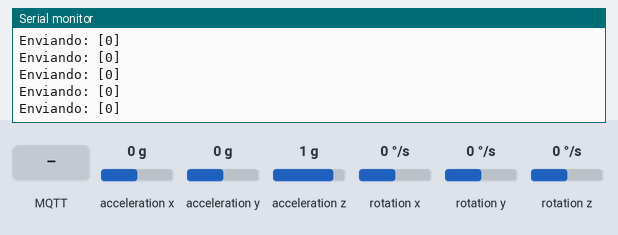
Bench run of a program on a simulated ESP32. Parts: the last lines printed to the serial monitor. Wiring (inferred from the names in the program): MPU-6050 motion sensor at I2C address 0x68. Inputs (shaded band) come from the test bench; at power-on: acceleration x 0 g, acceleration y 0 g, acceleration z 1 g, rotation x 0 °/s, rotation y 0 °/s, rotation z 0 °/s. WiFi joins after 1.5 s; servers stay silent unless stated; random numbers use the default seed unless the program sets one; no MQTT or app messages arrive unless stated.

Above: at 2.7 s.
2.8 s: MQTT message "1" arrives on the first subscribed topic
At 2.94 s:
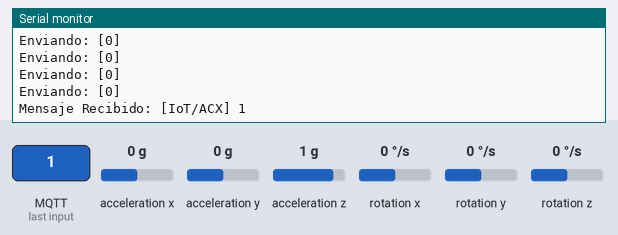
4.3 s: MQTT message "on" arrives on the first subscribed topic
5.8 s: MQTT message "off" arrives on the first subscribed topic
At 5.94 s:
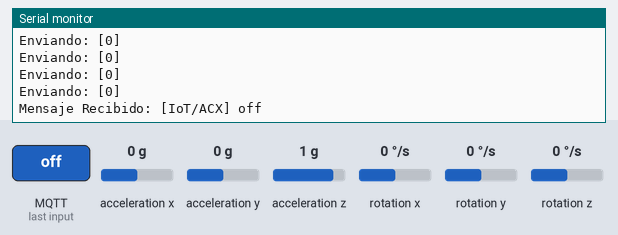
7.3 s: acceleration x set to -1.4 g
At 7.53 s:
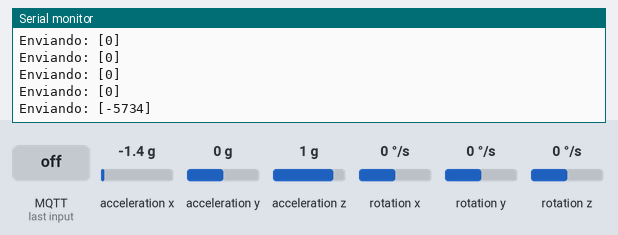
8.8 s: acceleration x set to -0.8 g
At 8.93 s:
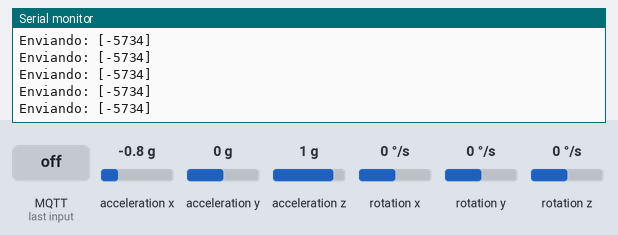
Timing chart, 0 to 11.3 s (numbered marks = the images above; inputs shaded):
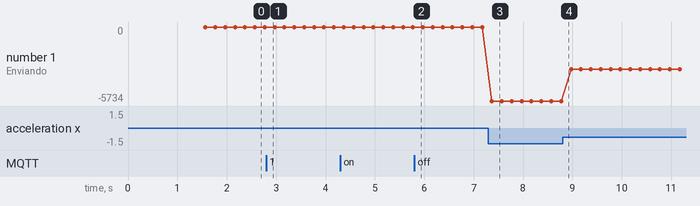

The program:

main.cpp
```cpp
#include <Arduino.h>
#include <WiFi.h>
#include <PubSubClient.h>
#include<Wire.h>

//**************************************
//*********** MQTT CONFIG **************
//**************************************
const char *mqtt_server = "34.95.237.241";
const int mqtt_port = 1883;
const char *mqtt_user = "admin";
const char *mqtt_pass = "public";
const char *root_topic_subscribe = "IoT/ACX";
const char *root_topic_publish = "IoT/ACX";


//**************************************
//*********** WIFICONFIG ***************
//**************************************
const char* ssid = "CasaNavarro";
const char* password =  "casanavarro1035";


//**************************************
//*********** GLOBALES   ***************
//**************************************
WiFiClient espClient;
PubSubClient client(espClient);
char msg[25];
long count=0;
unsigned long previousMillis = 0;

long tiempoActual=0 ;
long tiempoAnterior =0 ;
int intervalo = 2000;
char AcX_char[50];
char tiempo_char[50];

const int MPU_addr=0x68;  // I2C address of the MPU-6050
int16_t AcX,AcY,AcZ,GyX,GyY,GyZ;

char valueStr[15];
String strtemp = "";
char TEMPERATURA[50];

//************************
//** F U N C I O N E S ***
//************************
void callback(char* topic, byte* payload, unsigned int length);
void reconnect();
void setup_wifi();
void init_MPU6050();

void setup() {

   //prepara GPI13 y 12 como salidas
  Serial.begin(115200);
  Wire.begin();
  Wire.setClock(100000);
  init_MPU6050();
  setup_wifi();
  client.setServer(mqtt_server, mqtt_port);
  client.setCallback(callback);
//String temperatura = "/" + String(root_topic_subscribe) + "/" + "temperatura";
  //temperatura.toCharArray(TEMPERATURA, 50);

}

void loop() {

   Wire.beginTransmission(MPU_addr);
  Wire.write(0x3B);  // starting with register 0x3B (ACCEL_XOUT_H)
  Wire.endTransmission(false);
  Wire.requestFrom(MPU_addr,6,true);  // request a total of 6 registers
  AcX=Wire.read()<<8|Wire.read();  // 0x3B (ACCEL_XOUT_H) & 0x3C (ACCEL_XOUT_L)
  AcY=Wire.read()<<8|Wire.read();  // 0x3D (ACCEL_YOUT_H) & 0x3E (ACCEL_YOUT_L)
  AcZ=Wire.read()<<8|Wire.read();  // 0x3F (ACCEL_ZOUT_H) & 0x40 (ACCEL_ZOUT_L)

  Wire.beginTransmission(MPU_addr);
  Wire.write(0x43);  // starting with register  0x43 (GYRO_XOUT_H)
  Wire.endTransmission(false);
  Wire.requestFrom(MPU_addr,6,true);  // request a total of 6 registers
  GyX=Wire.read()<<8|Wire.read();  // 0x43 (GYRO_XOUT_H) & 0x44 (GYRO_XOUT_L)

  GyY=Wire.read()<<8|Wire.read();  // 0x45 (GYRO_YOUT_H) & 0x46 (GYRO_YOUT_L)
  GyZ=Wire.read()<<8|Wire.read();  // 0x47 (GYRO_ZOUT_H) & 0x48 (GYRO_ZOUT_L)


tiempoActual = millis();
  if ((tiempoActual - tiempoAnterior) >= intervalo){

    itoa( tiempoActual,tiempo_char,10);
    itoa( AcX,AcX_char,10);


tiempoAnterior = tiempoActual;
  }


  if (!client.connected()) {
		reconnect();
	}

  if (client.connected()){
    //String str = "La cuenta es -> " + String(count);
    //str.toCharArray(msg,25);
   // client.publish(root_topic_publish,msg);
    //count++;
   // delay(300);

	unsigned long currentMillis = millis();

  if (currentMillis - previousMillis >= 200) { //envia la temperatura cada 10 segundos
    previousMillis = currentMillis;

    strtemp.toCharArray(valueStr, 15);
    itoa( AcX,AcX_char,10);
    Serial.println("Enviando: [" +  String(AcX) + "] " );
    client.publish(root_topic_publish, AcX_char);
  }

  }
  client.loop();
}


//*****************************
//***    CONEXION WIFI      ***
//*****************************
void setup_wifi(){
	delay(10);
	// Nos conectamos a nuestra red Wifi
	Serial.println();
	Serial.print("Conectando a ssid: ");
	Serial.println(ssid);

	WiFi.begin(ssid, password);

	while (WiFi.status() != WL_CONNECTED) {
		delay(500);
		Serial.print(".");
	}

	Serial.println("");
	Serial.println("Conectado a red WiFi!");
	Serial.println("Dirección IP: ");
	Serial.println(WiFi.localIP());
}


//*****************************
//***    CONEXION MQTT      ***
//*****************************

void reconnect() {

	while (!client.connected()) {
		Serial.print("Intentando conexión Mqtt...");
		// Creamos un cliente ID
		String clientId = "SofiESP32";
		clientId += String(random(0xffff), HEX);
		// Intentamos conectar
		if (client.connect(clientId.c_str(),mqtt_user,mqtt_pass)) {
			Serial.println("Conectado!");
			// Nos suscribimos
			if(client.subscribe(root_topic_subscribe)){
        Serial.println("Suscripcion ok");
      }else{
        Serial.println("fallo Suscripciión");
      }
		} else {
			Serial.print("falló :( con error -> ");
			Serial.print(client.state());
			Serial.println(" Intentamos de nuevo en 5 segundos");
			delay(5000);
		}
	}
}


//*****************************
//***       CALLBACK        ***
//*****************************

 void callback(char* topic, byte* payload, unsigned int length) {

  char PAYLOAD[5] = "    ";

  Serial.print("Mensaje Recibido: [");
  Serial.print(topic);
  Serial.print("] ");
  for (int i = 0; i < length; i++) {
    PAYLOAD[i] = (char)payload[i];
  }
  Serial.println(PAYLOAD);


}
void init_MPU6050(){
  //MPU6050 Initializing & Reset
  Wire.beginTransmission(MPU_addr);
  Wire.write(0x6B);  // PWR_MGMT_1 register
  Wire.write(0);     // set to zero (wakes up the MPU-6050)
  Wire.endTransmission(true);


//MPU6050 Accelerometer Configuration Setting
  Wire.beginTransmission(MPU_addr);
  Wire.write(0x1C);  // Accelerometer Configuration register
  //Wire.write(0x00);     // AFS_SEL=0, Full Scale Range = +/- 2 [g]
  //Wire.write(0x08);     // AFS_SEL=1, Full Scale Range = +/- 4 [g]
  Wire.write(0x10);     // AFS_SEL=2, Full Scale Range = +/- 8 [g]
  //Wire.write(0x18);     // AFS_SEL=3, Full Scale Range = +/- 10 [g]
  Wire.endTransmission(true);

//MPU6050 Gyroscope Configuration Setting
  Wire.beginTransmission(MPU_addr);
  Wire.write(0x1B);  // Gyroscope Configuration register
  //Wire.write(0x00);     // FS_SEL=0, Full Scale Range = +/- 250 [degree/sec]
  Wire.write(0x08);     // FS_SEL=1, Full Scale Range = +/- 500 [degree/sec]
  //Wire.write(0x10);     // FS_SEL=2, Full Scale Range = +/- 1000 [degree/sec]
  //Wire.write(0x18);     // FS_SEL=3, Full Scale Range = +/- 2000 [degree/sec]
  Wire.endTransmission(true);

  //MPU6050 Clock Type
  Wire.beginTransmission(MPU_addr);
  Wire.write(0x6B);  // PWR_MGMT_1 register
  Wire.write(0x03);     // Selection Clock 'PLL with Z axis gyroscope reference'
  Wire.endTransmission(true);


 //MPU6050 DLPF(Digital Low Pass Filter)
  Wire.beginTransmission(MPU_addr);
  Wire.write(0x1A);  // DLPF_CFG register
  //Wire.write(0x00);     // Accel BW 260Hz, Delay 0ms / Gyro BW 256Hz, Delay 0.98ms, Fs 8KHz
  //Wire.write(0x01);     // Accel BW 184Hz, Delay 2ms / Gyro BW 188Hz, Delay 1.9ms, Fs 1KHz
  //Wire.write(0x02);     // Accel BW 94Hz, Delay 3ms / Gyro BW 98Hz, Delay 2.8ms, Fs 1KHz
  //Wire.write(0x03);     // Accel BW 44Hz, Delay 4.9ms / Gyro BW 42Hz, Delay 4.8ms, Fs 1KHz
 //Wire.write(0x04);     // Accel BW 21Hz, Delay 8.5ms / Gyro BW 20Hz, Delay 8.3ms, Fs 1KHz
 //Wire.write(0x05);     // Accel BW 10Hz, Delay 13.8ms / Gyro BW 10Hz, Delay 13.4ms, Fs 1KHz
  Wire.write(0x06);     // Accel BW 5Hz, Delay 19ms / Gyro BW 5Hz, Delay 18.6ms, Fs 1KHz
  Wire.endTransmission(true);
}
```

Measured:
- after the input at 2.8 s, the serial monitor: prints a new line at once (image 1)
- after the input at 5.8 s, the serial monitor: prints a new line at once (image 2)
- after the input at 7.3 s, the serial monitor: prints a new line after 0.07 s (image 3)
- plotted number 1: 0 → -5734 after the input at 7.3 s, -5734 → -3277 after the input at 8.8 s
